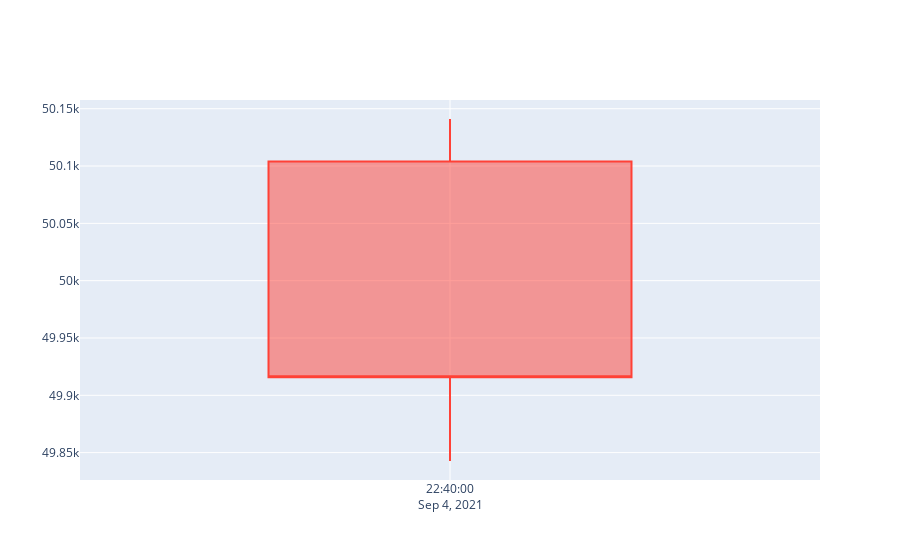

The notebook cell saved with this chart:
### Code cell
indexex = data[data['signal'] == 1].index
# select indexex. 
temp = data[data.index == indexex[1]]
fig = go.Figure(data=[go.Candlestick(x=temp.index,
                                     open=temp['open'],
                                     high=temp['high'],
                                     low=temp['low'],
                                     close=temp['close'])])
fig.update_layout(xaxis_rangeslider_visible=False)
fig.show()

### Figure 1 — Plotly figure (JSON) as saved in the notebook; plotly's stock layout.template omitted (floating-point values rounded to 4 significant figures)
{"data": [{"close": [49920.0], "high": [50140.0], "low": [49840.0], "open": [50100.0], "type": "candlestick", "x": ["2021-09-04T22:40:00"]}], "layout": {"xaxis": {"rangeslider": {"visible": false}}}}
